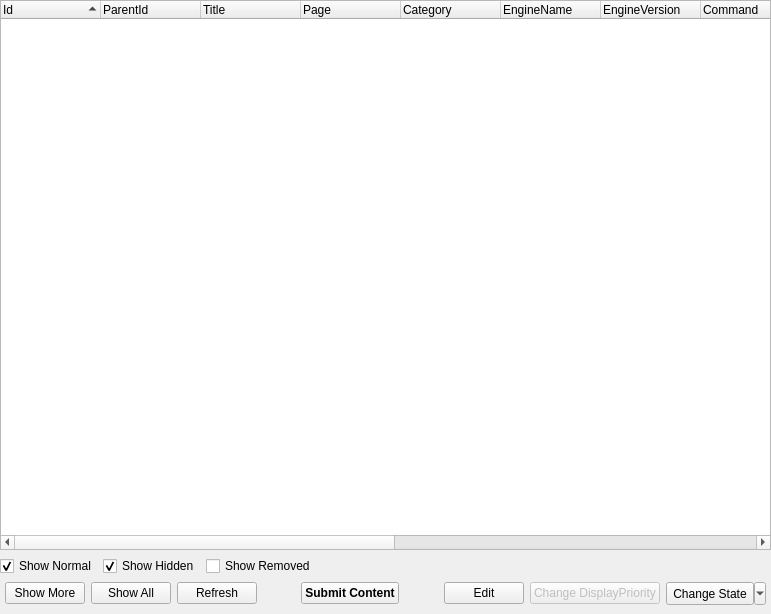
<?xml version="1.0" encoding="UTF-8"?>
<ui version="4.0">
 <class>ManageContentWidget</class>
 <widget class="QWidget" name="ManageContentWidget">
  <property name="geometry">
   <rect>
    <x>0</x>
    <y>0</y>
    <width>771</width>
    <height>614</height>
   </rect>
  </property>
  <layout class="QVBoxLayout" name="verticalLayout">
   <property name="leftMargin">
    <number>0</number>
   </property>
   <property name="topMargin">
    <number>0</number>
   </property>
   <property name="rightMargin">
    <number>0</number>
   </property>
   <property name="bottomMargin">
    <number>9</number>
   </property>
   <item>
    <widget class="QTreeWidget" name="contentList">
     <property name="selectionMode">
      <enum>QAbstractItemView::ExtendedSelection</enum>
     </property>
     <property name="indentation">
      <number>0</number>
     </property>
     <property name="uniformRowHeights">
      <bool>true</bool>
     </property>
     <property name="itemsExpandable">
      <bool>false</bool>
     </property>
     <property name="sortingEnabled">
      <bool>true</bool>
     </property>
     <attribute name="headerShowSortIndicator" stdset="0">
      <bool>true</bool>
     </attribute>
     <column>
      <property name="text">
       <string>Id</string>
      </property>
     </column>
     <column>
      <property name="text">
       <string>ParentId</string>
      </property>
     </column>
     <column>
      <property name="text">
       <string>Title</string>
      </property>
     </column>
     <column>
      <property name="text">
       <string>Page</string>
      </property>
     </column>
     <column>
      <property name="text">
       <string>Category</string>
      </property>
     </column>
     <column>
      <property name="text">
       <string>EngineName</string>
      </property>
     </column>
     <column>
      <property name="text">
       <string>EngineVersion</string>
      </property>
     </column>
     <column>
      <property name="text">
       <string>Command</string>
      </property>
     </column>
     <column>
      <property name="text">
       <string>WorkDir</string>
      </property>
     </column>
     <column>
      <property name="text">
       <string>Video</string>
      </property>
     </column>
     <column>
      <property name="text">
       <string>Desc</string>
      </property>
     </column>
     <column>
      <property name="text">
       <string>User</string>
      </property>
     </column>
     <column>
      <property name="text">
       <string>UpTime</string>
      </property>
     </column>
     <column>
      <property name="text">
       <string>DisplayPriority</string>
      </property>
     </column>
     <column>
      <property name="text">
       <string>State</string>
      </property>
     </column>
    </widget>
   </item>
   <item>
    <layout class="QHBoxLayout" name="horizontalLayout">
     <item>
      <widget class="QCheckBox" name="showNormalCheckBox">
       <property name="text">
        <string>Show Normal</string>
       </property>
       <property name="checked">
        <bool>true</bool>
       </property>
      </widget>
     </item>
     <item>
      <widget class="QCheckBox" name="showHiddenCheckBox">
       <property name="text">
        <string>Show Hidden</string>
       </property>
       <property name="checked">
        <bool>true</bool>
       </property>
      </widget>
     </item>
     <item>
      <widget class="QCheckBox" name="showRemovedCheckBox">
       <property name="text">
        <string>Show Removed</string>
       </property>
      </widget>
     </item>
     <item>
      <spacer name="horizontalSpacer_2">
       <property name="orientation">
        <enum>Qt::Horizontal</enum>
       </property>
       <property name="sizeHint" stdset="0">
        <size>
         <width>40</width>
         <height>20</height>
        </size>
       </property>
      </spacer>
     </item>
    </layout>
   </item>
   <item>
    <layout class="QHBoxLayout" name="horizontalLayout_4">
     <property name="leftMargin">
      <number>5</number>
     </property>
     <property name="rightMargin">
      <number>5</number>
     </property>
     <item>
      <widget class="QPushButton" name="showMoreButton">
       <property name="text">
        <string>Show More</string>
       </property>
      </widget>
     </item>
     <item>
      <widget class="QPushButton" name="showAllButton">
       <property name="text">
        <string>Show All</string>
       </property>
      </widget>
     </item>
     <item>
      <widget class="QPushButton" name="refreshButton">
       <property name="text">
        <string>Refresh</string>
       </property>
      </widget>
     </item>
     <item>
      <spacer name="horizontalSpacer_3">
       <property name="orientation">
        <enum>Qt::Horizontal</enum>
       </property>
       <property name="sizeHint" stdset="0">
        <size>
         <width>40</width>
         <height>20</height>
        </size>
       </property>
      </spacer>
     </item>
     <item>
      <widget class="QPushButton" name="submitButton">
       <property name="font">
        <font>
         <weight>75</weight>
         <bold>true</bold>
        </font>
       </property>
       <property name="text">
        <string>Submit Content</string>
       </property>
      </widget>
     </item>
     <item>
      <spacer name="horizontalSpacer">
       <property name="orientation">
        <enum>Qt::Horizontal</enum>
       </property>
       <property name="sizeHint" stdset="0">
        <size>
         <width>40</width>
         <height>20</height>
        </size>
       </property>
      </spacer>
     </item>
     <item>
      <widget class="QPushButton" name="editButton">
       <property name="text">
        <string>Edit</string>
       </property>
      </widget>
     </item>
     <item>
      <widget class="QPushButton" name="changeDisplayPriorityButton">
       <property name="enabled">
        <bool>false</bool>
       </property>
       <property name="text">
        <string>Change DisplayPriority</string>
       </property>
      </widget>
     </item>
     <item>
      <widget class="QToolButton" name="changeStateButton">
       <property name="minimumSize">
        <size>
         <width>0</width>
         <height>23</height>
        </size>
       </property>
       <property name="text">
        <string>Change State</string>
       </property>
       <property name="popupMode">
        <enum>QToolButton::MenuButtonPopup</enum>
       </property>
      </widget>
     </item>
    </layout>
   </item>
  </layout>
 </widget>
 <tabstops>
  <tabstop>contentList</tabstop>
  <tabstop>showMoreButton</tabstop>
  <tabstop>showAllButton</tabstop>
  <tabstop>refreshButton</tabstop>
  <tabstop>editButton</tabstop>
 </tabstops>
 <resources/>
 <connections/>
</ui>
